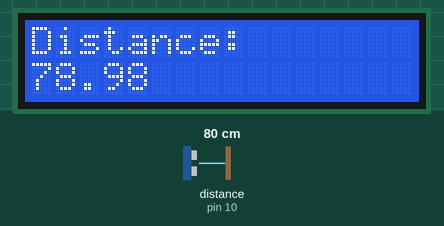
The sketch below on a simulated Arduino Uno, built with avr-gcc and run on an emulated ATmega328P. Parts: 16×2 character LCD. Wiring (inferred from the names in the program): ultrasonic range finder: trigger pin 9; echo pin 10. Inputs (shaded band) come from the test bench; at power-on: distance to the obstacle (sensor on pin 10) 80 cm. The echo pulse lasts 58.3 µs per cm.

Above: at 1.2 s.
1.3 s: distance to the obstacle (sensor on pin 10) set to 2 cm
At 2.5 s:
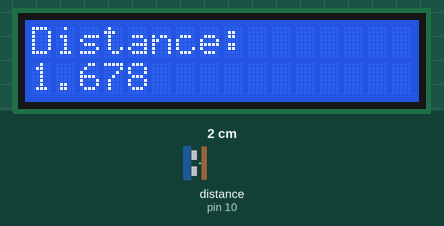
2.8 s: distance to the obstacle (sensor on pin 10) set to 18 cm
At 2.81 s:
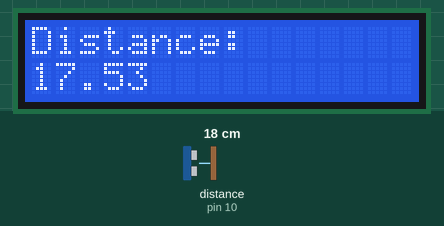
4.3 s: distance to the obstacle (sensor on pin 10) set to 4 cm
At 4.8 s:
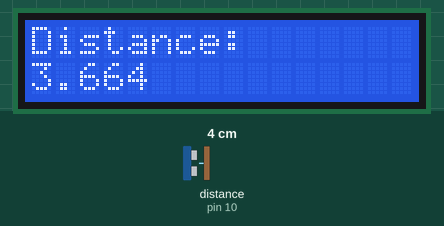

The sketch:

sketch_may27b.ino
```cpp
#include <LiquidCrystal.h>
int tp=9;
int ep=10;
float dist,time;
const int rs=12, en=11, d4=5, d5=4, d6=3, d7=2;
LiquidCrystal lcd(rs,en,d4,d5,d6,d7);

void setup()
{
  lcd.begin(16,2);
  pinMode(tp,OUTPUT);
  pinMode(ep,INPUT);
  Serial.begin(9600);
}

void loop()
{
  lcd.setCursor(0,0);
  digitalWrite(tp,LOW);
  delayMicroseconds(2);
  digitalWrite(tp,HIGH);
  delayMicroseconds(10);
  digitalWrite(tp,LOW);
  time= pulseIn(ep,HIGH);
  dist=(0.034*time)/2;
  lcd.print("Distance:");
  lcd.setCursor(0,1);
  lcd.print(dist);
}
```

Measured:
- after the input at 1.3 s, the display: first changes at once (image 1 shows a later state)
- after the input at 2.8 s, the display: changes at once (image 2)
- after the input at 4.3 s, the display: first differs from a run without the input at once (image 3)
